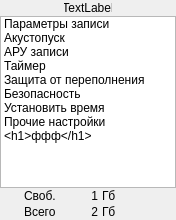
<?xml version="1.0" encoding="UTF-8"?>
<ui version="4.0">
 <class>MainWindow</class>
 <widget class="QMainWindow" name="MainWindow">
  <property name="windowModality">
   <enum>Qt::WindowModal</enum>
  </property>
  <property name="geometry">
   <rect>
    <x>0</x>
    <y>0</y>
    <width>176</width>
    <height>220</height>
   </rect>
  </property>
  <property name="minimumSize">
   <size>
    <width>176</width>
    <height>220</height>
   </size>
  </property>
  <property name="maximumSize">
   <size>
    <width>176</width>
    <height>220</height>
   </size>
  </property>
  <property name="windowTitle">
   <string>MainWindow</string>
  </property>
  <property name="locale">
   <locale language="Russian" country="RussianFederation"/>
  </property>
  <widget class="QWidget" name="centralWidget">
   <layout class="QVBoxLayout" name="verticalLayout">
    <property name="spacing">
     <number>0</number>
    </property>
    <property name="margin">
     <number>0</number>
    </property>
    <item>
     <widget class="QWidget" name="modeWidget" native="true">
      <property name="sizePolicy">
       <sizepolicy hsizetype="Ignored" vsizetype="Fixed">
        <horstretch>0</horstretch>
        <verstretch>0</verstretch>
       </sizepolicy>
      </property>
      <property name="minimumSize">
       <size>
        <width>0</width>
        <height>16</height>
       </size>
      </property>
      <layout class="QHBoxLayout" name="horizontalLayout">
       <property name="spacing">
        <number>0</number>
       </property>
       <property name="margin">
        <number>0</number>
       </property>
       <item>
        <widget class="QWidget" name="recordingWidget" native="true">
         <property name="sizePolicy">
          <sizepolicy hsizetype="Fixed" vsizetype="Ignored">
           <horstretch>0</horstretch>
           <verstretch>0</verstretch>
          </sizepolicy>
         </property>
         <property name="minimumSize">
          <size>
           <width>16</width>
           <height>0</height>
          </size>
         </property>
        </widget>
       </item>
       <item>
        <widget class="QWidget" name="channelWidget" native="true">
         <property name="sizePolicy">
          <sizepolicy hsizetype="Fixed" vsizetype="Ignored">
           <horstretch>0</horstretch>
           <verstretch>0</verstretch>
          </sizepolicy>
         </property>
         <property name="minimumSize">
          <size>
           <width>16</width>
           <height>0</height>
          </size>
         </property>
        </widget>
       </item>
       <item>
        <widget class="QWidget" name="AGCwidget" native="true">
         <property name="sizePolicy">
          <sizepolicy hsizetype="Fixed" vsizetype="Ignored">
           <horstretch>0</horstretch>
           <verstretch>0</verstretch>
          </sizepolicy>
         </property>
         <property name="minimumSize">
          <size>
           <width>16</width>
           <height>0</height>
          </size>
         </property>
        </widget>
       </item>
       <item>
        <widget class="QWidget" name="timerWidget" native="true">
         <property name="sizePolicy">
          <sizepolicy hsizetype="Fixed" vsizetype="Ignored">
           <horstretch>0</horstretch>
           <verstretch>0</verstretch>
          </sizepolicy>
         </property>
         <property name="minimumSize">
          <size>
           <width>16</width>
           <height>0</height>
          </size>
         </property>
        </widget>
       </item>
       <item>
        <widget class="QLabel" name="clockLabel">
         <property name="sizePolicy">
          <sizepolicy hsizetype="Preferred" vsizetype="Ignored">
           <horstretch>0</horstretch>
           <verstretch>0</verstretch>
          </sizepolicy>
         </property>
         <property name="text">
          <string>TextLabel</string>
         </property>
         <property name="alignment">
          <set>Qt::AlignCenter</set>
         </property>
        </widget>
       </item>
       <item>
        <widget class="QWidget" name="jackWidget" native="true">
         <property name="sizePolicy">
          <sizepolicy hsizetype="Fixed" vsizetype="Ignored">
           <horstretch>0</horstretch>
           <verstretch>0</verstretch>
          </sizepolicy>
         </property>
         <property name="minimumSize">
          <size>
           <width>16</width>
           <height>0</height>
          </size>
         </property>
        </widget>
       </item>
       <item>
        <widget class="QWidget" name="PINwidget" native="true">
         <property name="sizePolicy">
          <sizepolicy hsizetype="Fixed" vsizetype="Ignored">
           <horstretch>0</horstretch>
           <verstretch>0</verstretch>
          </sizepolicy>
         </property>
         <property name="minimumSize">
          <size>
           <width>16</width>
           <height>0</height>
          </size>
         </property>
        </widget>
       </item>
       <item>
        <widget class="QWidget" name="powerWidget" native="true">
         <property name="sizePolicy">
          <sizepolicy hsizetype="Fixed" vsizetype="Ignored">
           <horstretch>0</horstretch>
           <verstretch>0</verstretch>
          </sizepolicy>
         </property>
         <property name="minimumSize">
          <size>
           <width>32</width>
           <height>0</height>
          </size>
         </property>
        </widget>
       </item>
      </layout>
     </widget>
    </item>
    <item>
     <widget class="QStackedWidget" name="pages">
      <property name="sizePolicy">
       <sizepolicy hsizetype="Ignored" vsizetype="Ignored">
        <horstretch>0</horstretch>
        <verstretch>0</verstretch>
       </sizepolicy>
      </property>
      <property name="currentIndex">
       <number>2</number>
      </property>
      <widget class="QWidget" name="mainPage"/>
      <widget class="QWidget" name="browserPage">
       <layout class="QGridLayout" name="gridLayout_2">
        <property name="margin">
         <number>0</number>
        </property>
        <property name="spacing">
         <number>0</number>
        </property>
        <item row="0" column="0">
         <widget class="QListView" name="filesView">
          <property name="sizePolicy">
           <sizepolicy hsizetype="Ignored" vsizetype="Ignored">
            <horstretch>0</horstretch>
            <verstretch>0</verstretch>
           </sizepolicy>
          </property>
          <property name="frameShape">
           <enum>QFrame::NoFrame</enum>
          </property>
          <property name="frameShadow">
           <enum>QFrame::Plain</enum>
          </property>
          <property name="lineWidth">
           <number>0</number>
          </property>
          <property name="viewMode">
           <enum>QListView::ListMode</enum>
          </property>
         </widget>
        </item>
       </layout>
      </widget>
      <widget class="QWidget" name="settingsPage">
       <layout class="QGridLayout" name="gridLayout_3">
        <property name="margin">
         <number>0</number>
        </property>
        <property name="spacing">
         <number>0</number>
        </property>
        <item row="0" column="0">
         <widget class="QListWidget" name="listWidget">
          <property name="sizePolicy">
           <sizepolicy hsizetype="Ignored" vsizetype="Ignored">
            <horstretch>0</horstretch>
            <verstretch>0</verstretch>
           </sizepolicy>
          </property>
          <item>
           <property name="text">
            <string>Параметры записи</string>
           </property>
          </item>
          <item>
           <property name="text">
            <string>Акустопуск</string>
           </property>
          </item>
          <item>
           <property name="text">
            <string>АРУ записи</string>
           </property>
          </item>
          <item>
           <property name="text">
            <string>Таймер</string>
           </property>
          </item>
          <item>
           <property name="text">
            <string>Защита от переполнения</string>
           </property>
          </item>
          <item>
           <property name="text">
            <string>Безопасность</string>
           </property>
          </item>
          <item>
           <property name="text">
            <string>Установить время</string>
           </property>
          </item>
          <item>
           <property name="text">
            <string>Прочие настройки
&lt;h1&gt;ффф&lt;/h1&gt;</string>
           </property>
           <property name="flags">
            <set>ItemIsSelectable|ItemIsEnabled</set>
           </property>
          </item>
         </widget>
        </item>
       </layout>
      </widget>
     </widget>
    </item>
    <item>
     <widget class="QStackedWidget" name="statusPages">
      <property name="sizePolicy">
       <sizepolicy hsizetype="Ignored" vsizetype="Fixed">
        <horstretch>0</horstretch>
        <verstretch>0</verstretch>
       </sizepolicy>
      </property>
      <property name="minimumSize">
       <size>
        <width>0</width>
        <height>32</height>
       </size>
      </property>
      <property name="currentIndex">
       <number>0</number>
      </property>
      <widget class="QWidget" name="mainStatus">
       <layout class="QGridLayout" name="gridLayout">
        <property name="margin">
         <number>0</number>
        </property>
        <property name="spacing">
         <number>0</number>
        </property>
        <item row="0" column="0" rowspan="2">
         <widget class="QWidget" name="sd" native="true">
          <property name="sizePolicy">
           <sizepolicy hsizetype="Fixed" vsizetype="Ignored">
            <horstretch>0</horstretch>
            <verstretch>0</verstretch>
           </sizepolicy>
          </property>
          <property name="minimumSize">
           <size>
            <width>24</width>
            <height>0</height>
           </size>
          </property>
         </widget>
        </item>
        <item row="0" column="1">
         <layout class="QHBoxLayout" name="horizontalLayout_3">
          <property name="spacing">
           <number>4</number>
          </property>
          <item>
           <widget class="QLabel" name="captionFree">
            <property name="sizePolicy">
             <sizepolicy hsizetype="Preferred" vsizetype="Ignored">
              <horstretch>0</horstretch>
              <verstretch>0</verstretch>
             </sizepolicy>
            </property>
            <property name="text">
             <string>Своб.</string>
            </property>
           </widget>
          </item>
          <item>
           <widget class="QLabel" name="valueFree">
            <property name="sizePolicy">
             <sizepolicy hsizetype="Ignored" vsizetype="Ignored">
              <horstretch>0</horstretch>
              <verstretch>0</verstretch>
             </sizepolicy>
            </property>
            <property name="text">
             <string notr="true">1</string>
            </property>
            <property name="alignment">
             <set>Qt::AlignRight|Qt::AlignTrailing|Qt::AlignVCenter</set>
            </property>
           </widget>
          </item>
          <item>
           <widget class="QLabel" name="measureFree">
            <property name="sizePolicy">
             <sizepolicy hsizetype="Fixed" vsizetype="Ignored">
              <horstretch>0</horstretch>
              <verstretch>0</verstretch>
             </sizepolicy>
            </property>
            <property name="text">
             <string>Гб</string>
            </property>
           </widget>
          </item>
         </layout>
        </item>
        <item row="0" column="2" rowspan="2">
         <widget class="QWidget" name="recording" native="true">
          <property name="sizePolicy">
           <sizepolicy hsizetype="Fixed" vsizetype="Ignored">
            <horstretch>0</horstretch>
            <verstretch>0</verstretch>
           </sizepolicy>
          </property>
          <property name="minimumSize">
           <size>
            <width>60</width>
            <height>0</height>
           </size>
          </property>
         </widget>
        </item>
        <item row="1" column="1">
         <layout class="QHBoxLayout" name="horizontalLayout_2">
          <property name="spacing">
           <number>4</number>
          </property>
          <item>
           <widget class="QLabel" name="captionTotal">
            <property name="sizePolicy">
             <sizepolicy hsizetype="Preferred" vsizetype="Ignored">
              <horstretch>0</horstretch>
              <verstretch>0</verstretch>
             </sizepolicy>
            </property>
            <property name="text">
             <string>Всего</string>
            </property>
           </widget>
          </item>
          <item>
           <widget class="QLabel" name="valueTotal">
            <property name="sizePolicy">
             <sizepolicy hsizetype="Ignored" vsizetype="Ignored">
              <horstretch>0</horstretch>
              <verstretch>0</verstretch>
             </sizepolicy>
            </property>
            <property name="text">
             <string notr="true">2</string>
            </property>
            <property name="alignment">
             <set>Qt::AlignRight|Qt::AlignTrailing|Qt::AlignVCenter</set>
            </property>
           </widget>
          </item>
          <item>
           <widget class="QLabel" name="measureTotal">
            <property name="sizePolicy">
             <sizepolicy hsizetype="Fixed" vsizetype="Ignored">
              <horstretch>0</horstretch>
              <verstretch>0</verstretch>
             </sizepolicy>
            </property>
            <property name="text">
             <string>Гб</string>
            </property>
           </widget>
          </item>
         </layout>
        </item>
       </layout>
      </widget>
      <widget class="QWidget" name="gainPlayStatus">
       <layout class="QHBoxLayout" name="horizontalLayout_5">
        <property name="spacing">
         <number>4</number>
        </property>
        <property name="margin">
         <number>0</number>
        </property>
        <item>
         <widget class="QWidget" name="gainPlayIcon" native="true">
          <property name="sizePolicy">
           <sizepolicy hsizetype="Fixed" vsizetype="Ignored">
            <horstretch>0</horstretch>
            <verstretch>0</verstretch>
           </sizepolicy>
          </property>
          <property name="minimumSize">
           <size>
            <width>24</width>
            <height>0</height>
           </size>
          </property>
         </widget>
        </item>
        <item>
         <layout class="QHBoxLayout" name="horizontalLayout_4">
          <property name="spacing">
           <number>4</number>
          </property>
          <item>
           <widget class="QLabel" name="gainPlayValue">
            <property name="sizePolicy">
             <sizepolicy hsizetype="Ignored" vsizetype="Ignored">
              <horstretch>0</horstretch>
              <verstretch>0</verstretch>
             </sizepolicy>
            </property>
            <property name="minimumSize">
             <size>
              <width>12</width>
              <height>0</height>
             </size>
            </property>
            <property name="text">
             <string notr="true">0</string>
            </property>
            <property name="alignment">
             <set>Qt::AlignRight|Qt::AlignTrailing|Qt::AlignVCenter</set>
            </property>
           </widget>
          </item>
          <item>
           <widget class="QLabel" name="gainPlayMeasure">
            <property name="sizePolicy">
             <sizepolicy hsizetype="Fixed" vsizetype="Ignored">
              <horstretch>0</horstretch>
              <verstretch>0</verstretch>
             </sizepolicy>
            </property>
            <property name="text">
             <string>Дб</string>
            </property>
           </widget>
          </item>
         </layout>
        </item>
        <item>
         <widget class="QProgressBar" name="gainPlayProgress">
          <property name="maximumSize">
           <size>
            <width>16777215</width>
            <height>15</height>
           </size>
          </property>
          <property name="value">
           <number>50</number>
          </property>
          <property name="textVisible">
           <bool>false</bool>
          </property>
         </widget>
        </item>
       </layout>
      </widget>
     </widget>
    </item>
   </layout>
  </widget>
 </widget>
 <layoutdefault spacing="0" margin="0"/>
 <resources/>
 <connections>
  <connection>
   <sender>filesView</sender>
   <signal>activated(QModelIndex)</signal>
   <receiver>filesView</receiver>
   <slot>setCurrentIndex(QModelIndex)</slot>
   <hints>
    <hint type="sourcelabel">
     <x>82</x>
     <y>152</y>
    </hint>
    <hint type="destinationlabel">
     <x>104</x>
     <y>169</y>
    </hint>
   </hints>
  </connection>
 </connections>
</ui>
